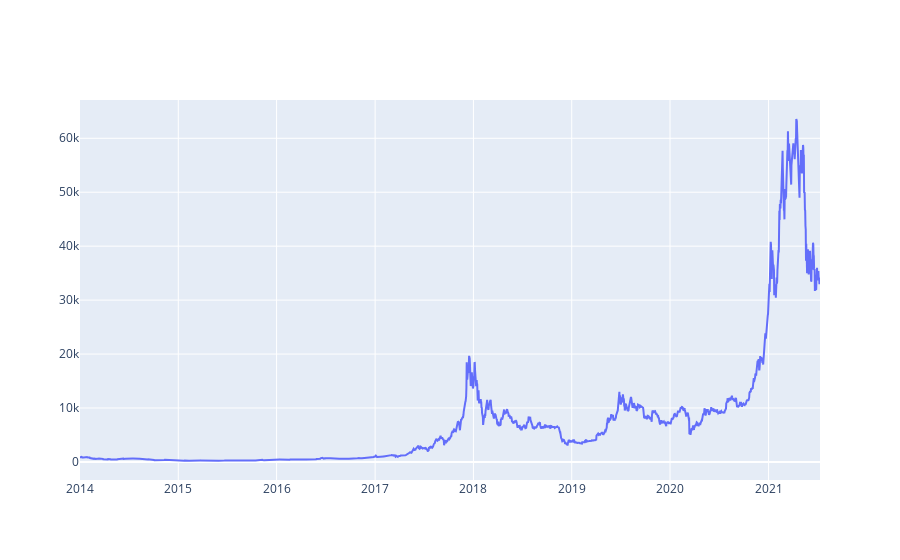

Here is the notebook cell this chart was saved with:
### Markdown cell above
## Review the Price over time...

### Code cell
fig = go.Figure([go.Scatter(x=df['dt'], y=df['price'])])
fig.show()

### Figure 1 — Plotly figure (JSON) as saved in the notebook; plotly's stock layout.template omitted (floating-point values rounded to 4 significant figures; data arrays with more than 128 entries replaced by an {"elided": "..."} marker saying what was removed)
{"data": [{"type": "scatter", "x": {"elided": "2748 str values"}, "y": {"elided": "2748 float values"}}], "layout": {}}
